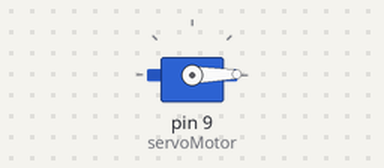
Bench run of a sketch on a simulated Arduino Uno, built with avr-gcc and run on an emulated ATmega328P. Shown: servo.

Above: at 0.05 s.
At 2.2 s:
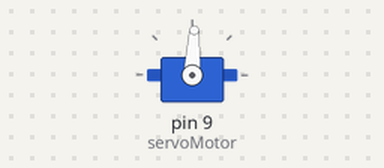
At 4.35 s:
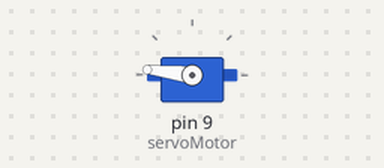
At 8.7 s:
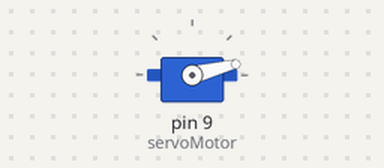
Timing chart, 0 to 11.7 s (numbered marks = the images above):
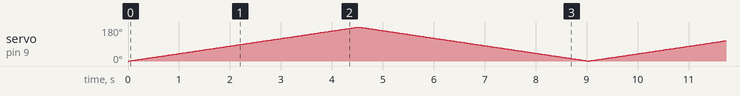

The sketch:

Practica_15_Servomotor.ino
```cpp
#include <Servo.h>

Servo servoMotor;
void setup() {
  Serial.begin(9600);
  servoMotor.attach(9); //Pin de coneccion
  servoMotor.write(0);
}

void loop() {
  for(int i=0;i<=180;i++){
    servoMotor.write(i);
    delay(25);
  }
  for(int i=179; i>0;i--){
    servoMotor.write(i);
    delay(25);
  }

}
```
